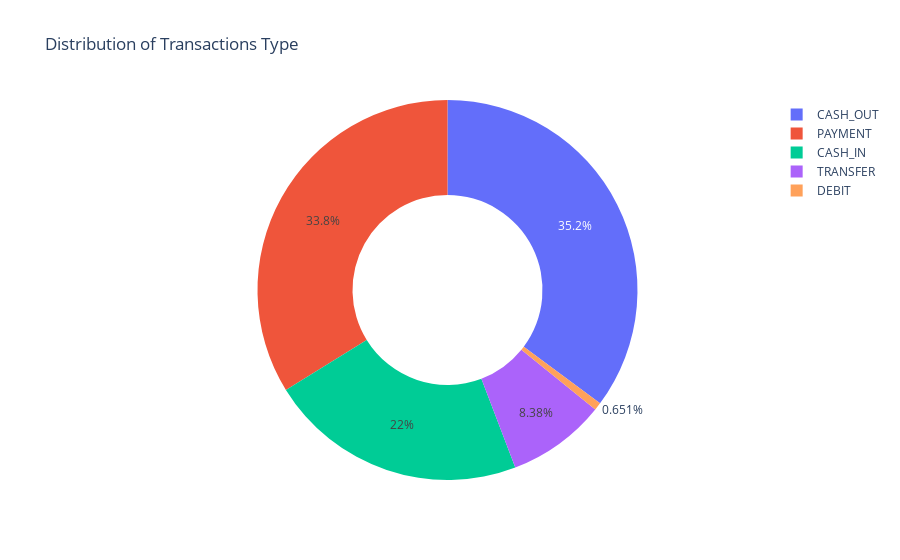

Here is the notebook cell this chart was saved with:
### Code cell
figure.show()

### Figure 1 — Plotly figure (JSON) as saved in the notebook; plotly's stock layout.template omitted (floating-point values rounded to 4 significant figures)
{"data": [{"domain": {"x": [0, 1], "y": [0, 1]}, "hole": 0.5, "hovertemplate": "label=%{label}<br>value=%{value}<extra></extra>", "labels": ["CASH_OUT", "PAYMENT", "CASH_IN", "TRANSFER", "DEBIT"], "legendgroup": "", "name": "", "showlegend": true, "type": "pie", "values": [2237500, 2151495, 1399284, 532909, 41432]}], "layout": {"legend": {"tracegroupgap": 0}, "title": {"text": "Distribution of Transactions Type"}}}
